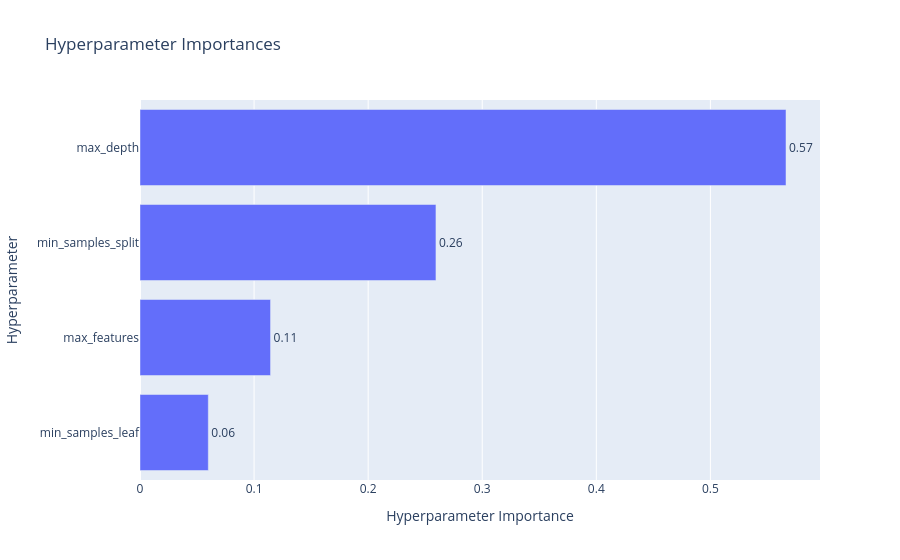

The code cell stored with this chart in its notebook:
### Code cell
plot_param_importances(study)

### Figure 1 — Plotly figure (JSON) as saved in the notebook; plotly's stock layout.template omitted (floating-point values rounded to 4 significant figures)
{"data": [{"cliponaxis": false, "hovertemplate": ["min_samples_leaf (IntDistribution): 0.05988430073108863<extra></extra>", "max_features (FloatDistribution): 0.11442502082774687<extra></extra>", "min_samples_split (IntDistribution): 0.25942524659450705<extra></extra>", "max_depth (IntDistribution): 0.5662654318466575<extra></extra>"], "name": "Objective Value", "orientation": "h", "text": ["0.06", "0.11", "0.26", "0.57"], "textposition": "outside", "type": "bar", "x": [0.05988, 0.1144, 0.2594, 0.5663], "y": ["min_samples_leaf", "max_features", "min_samples_split", "max_depth"]}], "layout": {"title": {"text": "Hyperparameter Importances"}, "xaxis": {"title": {"text": "Hyperparameter Importance"}}, "yaxis": {"title": {"text": "Hyperparameter"}}}}
